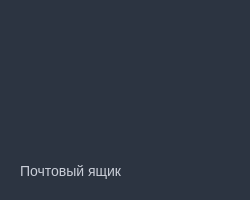
<?xml version="1.0" encoding="UTF-8"?>
<ui version="4.0">
 <class>Form</class>
 <widget class="QWidget" name="Form">
  <property name="geometry">
   <rect>
    <x>0</x>
    <y>0</y>
    <width>250</width>
    <height>200</height>
   </rect>
  </property>
  <property name="minimumSize">
   <size>
    <width>250</width>
    <height>200</height>
   </size>
  </property>
  <property name="maximumSize">
   <size>
    <width>250</width>
    <height>200</height>
   </size>
  </property>
  <property name="windowTitle">
   <string>Form</string>
  </property>
  <property name="windowOpacity">
   <double>0.800000000000000</double>
  </property>
  <property name="styleSheet">
   <string notr="true">background-color: rgb(44, 52, 65);</string>
  </property>
  <widget class="QLabel" name="colorIndicator">
   <property name="enabled">
    <bool>true</bool>
   </property>
   <property name="geometry">
    <rect>
     <x>20</x>
     <y>50</y>
     <width>101</width>
     <height>91</height>
    </rect>
   </property>
   <property name="text">
    <string/>
   </property>
   <property name="pixmap">
    <pixmap resource="auto_res.qrc">:/Custom/Assets/Custom/red.png</pixmap>
   </property>
  </widget>
  <widget class="QPushButton" name="smallWidgetMailListButton">
   <property name="geometry">
    <rect>
     <x>170</x>
     <y>70</y>
     <width>41</width>
     <height>41</height>
    </rect>
   </property>
   <property name="styleSheet">
    <string notr="true">QPushButton {
	border: 2px solid transparent;
	border-radius: 10px
}
QPushButton::pressed {
	background-color: rgb(20, 25, 34);
}</string>
   </property>
   <property name="text">
    <string/>
   </property>
   <property name="icon">
    <iconset resource="auto_res.qrc">
     <normaloff>:/Light/Assets/Light/mail.svg</normaloff>:/Light/Assets/Light/mail.svg</iconset>
   </property>
   <property name="iconSize">
    <size>
     <width>36</width>
     <height>36</height>
    </size>
   </property>
  </widget>
  <widget class="QWidget" name="widget" native="true">
   <property name="geometry">
    <rect>
     <x>130</x>
     <y>0</y>
     <width>121</width>
     <height>61</height>
    </rect>
   </property>
   <property name="styleSheet">
    <string notr="true">QPushButton {
	border: 2px solid transparent;
}
QPushButton::pressed {
	background-color: rgb(20, 25, 34);
}</string>
   </property>
   <layout class="QHBoxLayout" name="horizontalLayout">
    <item>
     <widget class="QPushButton" name="smallWidgetSettings">
      <property name="text">
       <string/>
      </property>
      <property name="icon">
       <iconset resource="auto_res.qrc">
        <normaloff>:/Light/Assets/Light/settings.svg</normaloff>:/Light/Assets/Light/settings.svg</iconset>
      </property>
      <property name="iconSize">
       <size>
        <width>20</width>
        <height>20</height>
       </size>
      </property>
     </widget>
    </item>
    <item>
     <widget class="QPushButton" name="smallWidgetCollapseButton">
      <property name="text">
       <string/>
      </property>
      <property name="icon">
       <iconset resource="auto_res.qrc">
        <normaloff>:/Pngs/Assets/ICLight/minus.png</normaloff>:/Pngs/Assets/ICLight/minus.png</iconset>
      </property>
      <property name="iconSize">
       <size>
        <width>22</width>
        <height>22</height>
       </size>
      </property>
     </widget>
    </item>
    <item>
     <widget class="QPushButton" name="smallWidgetCloseButton">
      <property name="text">
       <string/>
      </property>
      <property name="icon">
       <iconset resource="auto_res.qrc">
        <normaloff>:/Pngs/Assets/ICLight/x.png</normaloff>:/Pngs/Assets/ICLight/x.png</iconset>
      </property>
      <property name="iconSize">
       <size>
        <width>22</width>
        <height>22</height>
       </size>
      </property>
     </widget>
    </item>
   </layout>
  </widget>
  <widget class="QLabel" name="username">
   <property name="geometry">
    <rect>
     <x>20</x>
     <y>160</y>
     <width>211</width>
     <height>21</height>
    </rect>
   </property>
   <property name="styleSheet">
    <string notr="true">color: rgb(202, 206, 216);
font-size: 14px;
font: &quot;Copperplate Gothic Light&quot;;</string>
   </property>
   <property name="text">
    <string>Почтовый ящик</string>
   </property>
  </widget>
 </widget>
 <resources>
  <include location="auto_res.qrc"/>
 </resources>
 <connections/>
</ui>
